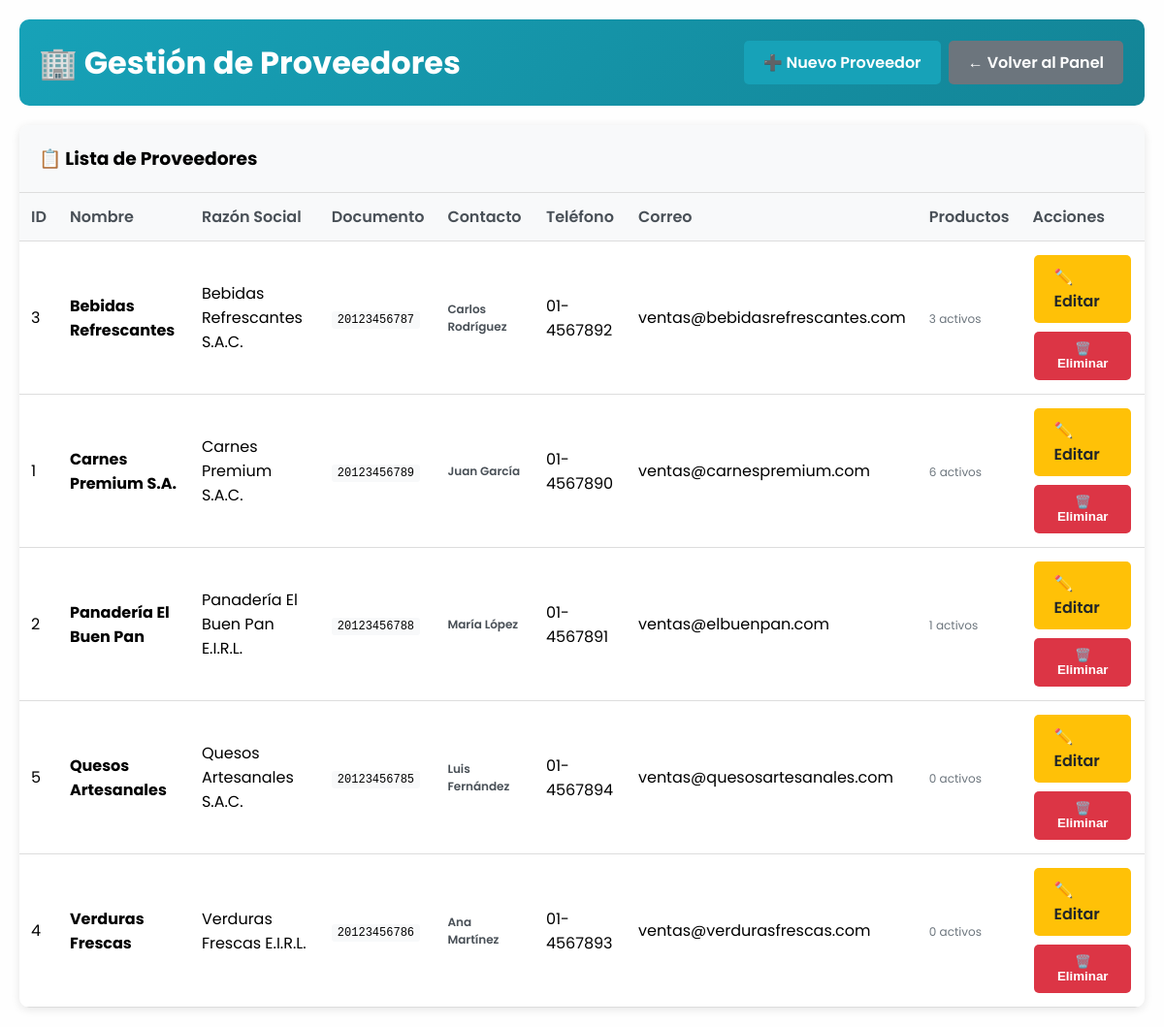
The page /admin/proveedores/index.php (signed in) on the database its author committed.
### tables this page shows
CREATE TABLE IF NOT EXISTS `proveedor` (
  `ID_PROVEEDOR` INT NOT NULL AUTO_INCREMENT,
  `NOMBRE` VARCHAR(100) NOT NULL,
  `RAZON_SOCIAL` VARCHAR(100) NOT NULL,
  `NUMERO_DOCUMENTO` VARCHAR(11) NOT NULL,
  `DIRECCION` VARCHAR(255) NOT NULL,
  `TELEFONO` VARCHAR(255) NOT NULL,
  `CORREO` VARCHAR(255) NOT NULL,
  `SITIO_WEB` VARCHAR(255) NULL,
  `CONTACTO_NOMBRES` VARCHAR(100) NOT NULL,
  `CONTACTO_APELLIDOS` VARCHAR(100) NULL,
  PRIMARY KEY (`ID_PROVEEDOR`),
  UNIQUE INDEX `NUMERO_DOCUMENTO_UNIQUE` (`NUMERO_DOCUMENTO` ASC) VISIBLE);

### admin/proveedores/index.php (the view, shortened to what this page needs)
<?php
$conexion = getConnection();
$query = "SELECT p.*,
          (SELECT COUNT(*) FROM producto WHERE ID_PROVEEDOR = p.ID_PROVEEDOR AND ACTIVO = 1) as productos_activos,
          (SELECT COUNT(*) FROM producto WHERE ID_PROVEEDOR = p.ID_PROVEEDOR) as total_productos
          FROM proveedor p
          ORDER BY p.NOMBRE";
$result = $conexion->query($query);
?>
<!DOCTYPE html>
<html lang="es">
<head>
    <link rel="stylesheet" href="../../style.css">
</head>
<body>
    <div class="admin-container">
        <div class="admin-header">
            <h1>🏢 Gestión de Proveedores</h1>
            <div>
                <a href="registrar.php" class="btn btn-primary">➕ Nuevo Proveedor</a>
                <a href="../../plataforma.php" class="btn btn-secondary">← Volver al Panel</a>
            </div>
        </div>
        <div class="table-container">
            <h3 style="padding: 20px; margin: 0; background: #f8f9fa; border-bottom: 1px solid #ddd;">
                📋 Lista de Proveedores
            </h3>
            <table>
                <thead>
                    <tr>
                        <th>ID</th>
                        <th>Nombre</th>
                        <th>Razón Social</th>
                        <th>Documento</th>
                        <th>Contacto</th>
                        <th>Teléfono</th>
                        <th>Correo</th>
                        <th>Productos</th>
                        <th>Acciones</th>
                    </tr>
                </thead>
                <tbody>
                    <?php if ($result->num_rows > 0): ?>
                        <?php while ($row = $result->fetch_assoc()): ?>
                            <tr>
                                <td><?php echo $row['ID_PROVEEDOR']; ?></td>
                                <td><strong><?php echo htmlspecialchars($row['NOMBRE']); ?></strong></td>
                                <td><?php echo htmlspecialchars($row['RAZON_SOCIAL']); ?></td>
                                <td><span class="documento"><?php echo htmlspecialchars($row['NUMERO_DOCUMENTO']); ?></span></td>
                                <td>
                                    <div class="contact-info">
                                        <div class="contact-name">
                                            <?php echo htmlspecialchars($row['CONTACTO_NOMBRES']); ?>
                                            <?php if (!empty($row['CONTACTO_APELLIDOS'])): ?>
                                                <?php echo htmlspecialchars($row['CONTACTO_APELLIDOS']); ?>
                                            <?php endif; ?>
                                        </div>
                                    </div>
                                </td>
                                <td><?php echo htmlspecialchars($row['TELEFONO']); ?></td>
                                <td><?php echo htmlspecialchars($row['CORREO']); ?></td>
                                <td>
                                    <span class="productos-count">
                                        <?php echo $row['productos_activos']; ?> activos
                                    </span>
                                </td>
                                <td>
                                    <div class="actions">
                                        <a href="editar.php?id=<?php echo $row['ID_PROVEEDOR']; ?>" class="btn btn-warning">
                                            ✏️ Editar
                                        </a>
                                        <button class="btn btn-danger" onclick="eliminarProveedor(<?php echo $row['ID_PROVEEDOR']; ?>, '<?php echo htmlspecialchars($row['NOMBRE']); ?>')">
                                            🗑️ Eliminar
                                        </button>
                                    </div>
                                </td>
                            </tr>
                        <?php endwhile; ?>
                    <?php endif; ?>
                </tbody>
            </table>
        </div>
    </div>
</body>
</html>

### style.css (style rules this page uses)
* { margin: 0; padding: 0; box-sizing: border-box; text-decoration: none; list-style: none; }
html { scroll-behavior: smooth; }
body { font-family: 'poppins', sans-serif; background-color: #fefefe; }

### admin/proveedores/index.php (style rules this page uses)
.admin-container { max-width: 1400px; margin: 0 auto; padding: 20px; }
.admin-header { background: linear-gradient(135deg, #17a2b8, #138496); color: white; padding: 20px; border-radius: 10px; margin-bottom: 20px; display: flex; justify-content: space-between; align-items: center; }
.btn { display: inline-block; padding: 10px 20px; border-radius: 5px; text-decoration: none; font-weight: 600; transition: background 0.3s ease; border: none; cursor: pointer; margin: 2px; }
.btn-primary { background: #17a2b8; color: white; }
.btn-secondary { background: #6c757d; color: white; }
.btn-danger { background: #dc3545; color: white; }
.btn-warning { background: #ffc107; color: #212529; }
.table-container { background: white; border-radius: 10px; box-shadow: 0 2px 10px rgba(0,0,0,0.1); overflow: hidden; }
table { width: 100%; border-collapse: collapse; }
th, td { padding: 12px; text-align: left; border-bottom: 1px solid #ddd; }
th { background: #f8f9fa; font-weight: 600; color: #495057; }
.productos-count { font-size: 12px; color: #6c757d; }
.actions { display: flex; gap: 5px; flex-wrap: wrap; }
.contact-info { font-size: 12px; color: #6c757d; }
.contact-name { font-weight: 600; color: #495057; }
.documento { font-family: monospace; background: #f8f9fa; padding: 2px 6px; border-radius: 3px; font-size: 12px; }

### rows shown on the page
proveedor: ID_PROVEEDOR "3", NOMBRE "Bebidas Refrescantes", RAZON_SOCIAL "Bebidas Refrescantes S.A.C.", NUMERO_DOCUMENTO "20123456787", CONTACTO_NOMBRES "Carlos", CONTACTO_APELLIDOS "Rodríguez", TELEFONO "01-4567892", CORREO "ventas@bebidasrefrescantes.com", productos_activos "3"
proveedor: ID_PROVEEDOR "1", NOMBRE "Carnes Premium S.A.", RAZON_SOCIAL "Carnes Premium S.A.C.", NUMERO_DOCUMENTO "20123456789", CONTACTO_NOMBRES "Juan", CONTACTO_APELLIDOS "García", TELEFONO "01-4567890", CORREO "ventas@carnespremium.com", productos_activos "6"
proveedor: ID_PROVEEDOR "2", NOMBRE "Panadería El Buen Pan", RAZON_SOCIAL "Panadería El Buen Pan E.I.R.L.", NUMERO_DOCUMENTO "20123456788", CONTACTO_NOMBRES "María", CONTACTO_APELLIDOS "López", TELEFONO "01-4567891", CORREO "ventas@elbuenpan.com", productos_activos "1"
proveedor: ID_PROVEEDOR "5", NOMBRE "Quesos Artesanales", RAZON_SOCIAL "Quesos Artesanales S.A.C.", NUMERO_DOCUMENTO "20123456785", CONTACTO_NOMBRES "Luis", CONTACTO_APELLIDOS "Fernández", TELEFONO "01-4567894", CORREO "ventas@quesosartesanales.com", productos_activos "0"
proveedor: ID_PROVEEDOR "4", NOMBRE "Verduras Frescas", RAZON_SOCIAL "Verduras Frescas E.I.R.L.", NUMERO_DOCUMENTO "20123456786", CONTACTO_NOMBRES "Ana", CONTACTO_APELLIDOS "Martínez", TELEFONO "01-4567893", CORREO "ventas@verdurasfrescas.com", productos_activos "0"
